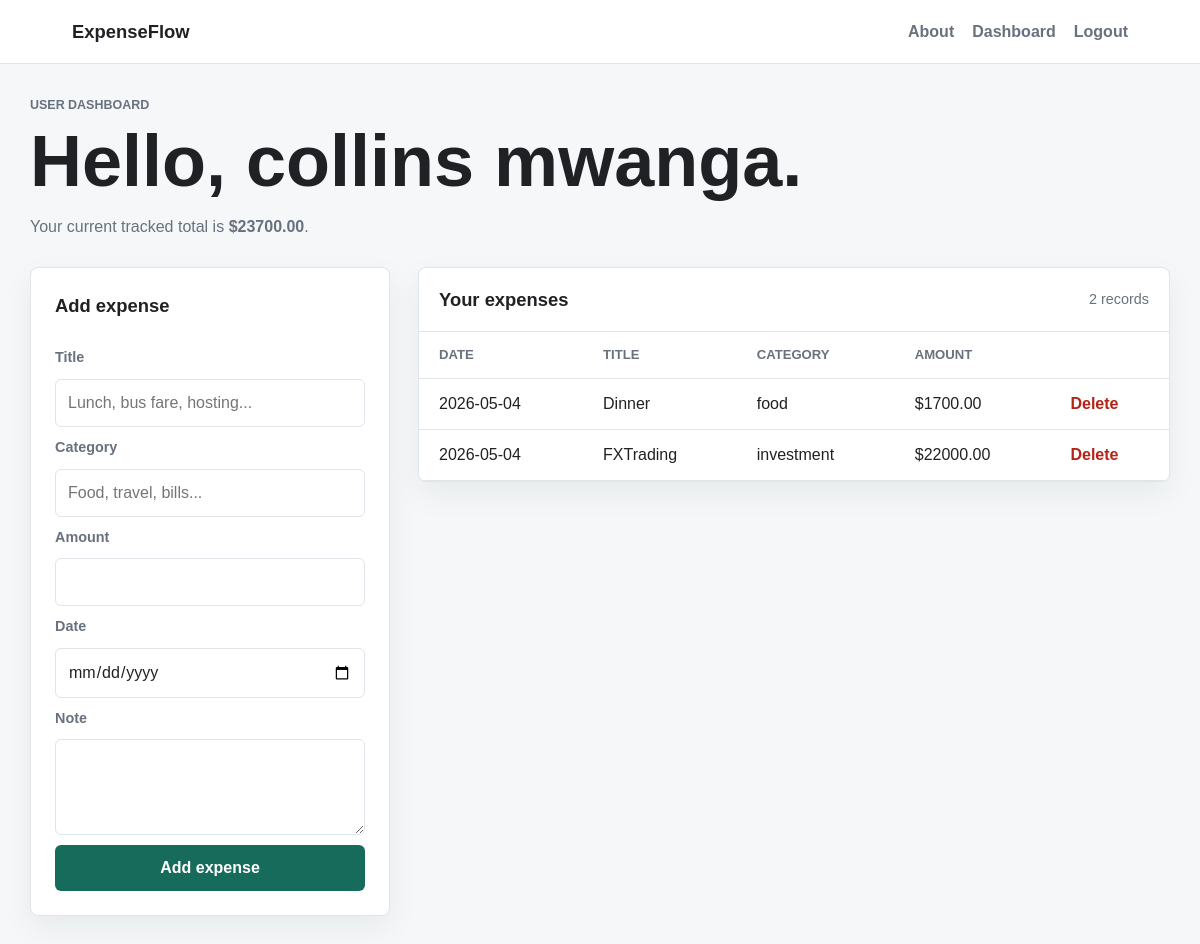
/dashboard (signed in), run on the app's committed database.
### tables this page shows
CREATE TABLE users (
            id INTEGER PRIMARY KEY AUTOINCREMENT,
            name TEXT NOT NULL,
            email TEXT NOT NULL UNIQUE,
            password_hash TEXT NOT NULL,
            role TEXT NOT NULL DEFAULT 'user',
            created_at TIMESTAMP DEFAULT CURRENT_TIMESTAMP
        );

CREATE TABLE expenses (
            id INTEGER PRIMARY KEY AUTOINCREMENT,
            user_id INTEGER NOT NULL,
            title TEXT NOT NULL,
            category TEXT NOT NULL,
            amount REAL NOT NULL,
            spent_on TEXT NOT NULL,
            note TEXT,
            created_at TIMESTAMP DEFAULT CURRENT_TIMESTAMP,
            FOREIGN KEY (user_id) REFERENCES users (id)
        );

### app.py (the view)
@app.route("/dashboard")
@login_required
def dashboard():
    expenses = get_db().execute(
        """
        SELECT * FROM expenses
        WHERE user_id = ?
        ORDER BY spent_on DESC, created_at DESC
        """,
        (g.user["id"],),
    ).fetchall()
    total = sum(expense["amount"] for expense in expenses)
    return render_template("dashboard.html", expenses=expenses, total=total)

### app.py (called while the page is built)
def get_db():
    if "db" not in g:
        g.db = sqlite3.connect(app.config["DATABASE"])
        g.db.row_factory = sqlite3.Row
    return g.db

def init_db():
    db = get_db()
    db.executescript(
        """
        CREATE TABLE IF NOT EXISTS users (
            id INTEGER PRIMARY KEY AUTOINCREMENT,
            name TEXT NOT NULL,
            email TEXT NOT NULL UNIQUE,
            password_hash TEXT NOT NULL,
            role TEXT NOT NULL DEFAULT 'user',
            created_at TIMESTAMP DEFAULT CURRENT_TIMESTAMP
        );

        CREATE TABLE IF NOT EXISTS expenses (
            id INTEGER PRIMARY KEY AUTOINCREMENT,
            user_id INTEGER NOT NULL,
            title TEXT NOT NULL,
            category TEXT NOT NULL,
            amount REAL NOT NULL,
            spent_on TEXT NOT NULL,
            note TEXT,
            created_at TIMESTAMP DEFAULT CURRENT_TIMESTAMP,
            FOREIGN KEY (user_id) REFERENCES users (id)
        );
        """
    )
    db.commit()

@app.before_request
def load_logged_in_user():
    init_db()
    user_id = session.get("user_id")
    if user_id is None:
        g.user = None
        return
    g.user = get_db().execute(
        "SELECT * FROM users WHERE id = ?",
        (user_id,),
    ).fetchone()

def login_required(view):
    @wraps(view)
    def wrapped_view(**kwargs):
        if g.user is None:
            flash("Please log in to continue.", "warning")
            return redirect(url_for("login"))
        return view(**kwargs)
    return wrapped_view

### templates/dashboard.html (shortened to what this page needs)
{% extends "base.html" %}
{% block content %}
<section class="page-header">
    <p class="eyebrow">User dashboard</p>
    <h1>Hello, {{ g.user["name"] }}.</h1>
    <p>Your current tracked total is <strong>${{ "%.2f"|format(total) }}</strong>.</p>
</section>
<section class="dashboard-grid">
    <form class="form-card" method="post" action="{{ url_for('add_expense') }}">
        <h2>Add expense</h2>
        <label for="title">Title</label>
        <input id="title" name="title" type="text" placeholder="Lunch, bus fare, hosting..." required>
        <label for="category">Category</label>
        <input id="category" name="category" type="text" placeholder="Food, travel, bills..." required>
        <label for="amount">Amount</label>
        <input id="amount" name="amount" type="number" min="0" step="0.01" required>
        <label for="spent_on">Date</label>
        <input id="spent_on" name="spent_on" type="date" required>
        <label for="note">Note</label>
        <textarea id="note" name="note" rows="3"></textarea>
        <button class="button primary full" type="submit">Add expense</button>
    </form>
    <div class="table-panel">
        <div class="panel-heading">
            <h2>Your expenses</h2>
            <span>{{ expenses|length }} records</span>
        </div>
        {% if expenses %}
            <div class="table-wrap">
                <table>
                    <thead>
                        <tr>
                            <th>Date</th>
                            <th>Title</th>
                            <th>Category</th>
                            <th>Amount</th>
                            <th></th>
                        </tr>
                    </thead>
                    <tbody>
                        {% for expense in expenses %}
                            <tr>
                                <td>{{ expense["spent_on"] }}</td>
                                <td>{{ expense["title"] }}</td>
                                <td>{{ expense["category"] }}</td>
                                <td>${{ "%.2f"|format(expense["amount"]) }}</td>
                                <td>
                                    <form method="post" action="{{ url_for('delete_expense', expense_id=expense['id']) }}">
                                        <button class="text-button" type="submit">Delete</button>
                                    </form>
                                </td>
                            </tr>
                        {% endfor %}
                    </tbody>
                </table>
            </div>
        {% else %}
            <p class="empty">No expenses yet. Add your first one on the left.</p>
        {% endif %}
    </div>
</section>
{% endblock %}

### static/style.css (style rules this page uses)
:root { --ink: #202124; --muted: #68717d; --line: #dfe5ea; --surface: #ffffff; --soft: #f5f7f8; --primary: #176b5b; --primary-dark: #105046; --accent: #c46a2d; --danger: #b42318; --success: #157347; --warning: #8a5a00; }
* { box-sizing: border-box; }
body { margin: 0; color: var(--ink); background: var(--soft); font-family: Arial, Helvetica, sans-serif; line-height: 1.5; }
.hero, .auth-layout, .dashboard-grid, .admin-grid { display: grid; gap: 28px; }
.dashboard-grid { align-items: start; grid-template-columns: minmax(280px, 360px) minmax(0, 1fr); }
.eyebrow, .panel-label { color: var(--accent); font-size: 0.78rem; font-weight: 700; letter-spacing: 0; margin: 0 0 10px; text-transform: uppercase; }
h1, h2, p { margin-top: 0; }
h1 { font-size: clamp(2rem, 6vw, 4.5rem); line-height: 1; margin-bottom: 18px; max-width: 820px; }
h2 { font-size: 1.15rem; margin-bottom: 18px; }
.hero-copy, .page-header p, .auth-layout p { color: var(--muted); max-width: 640px; }
.button, button { border: 0; border-radius: 6px; cursor: pointer; display: inline-flex; font: inherit; font-weight: 700; justify-content: center; min-height: 44px; padding: 11px 18px; }
.button.primary, button.primary { background: var(--primary); color: #ffffff; }
.full { width: 100%; }
.summary-panel, .form-card, .table-panel { background: var(--surface); border: 1px solid var(--line); border-radius: 8px; box-shadow: 0 12px 32px rgba(20, 29, 38, 0.06); }
.summary-panel, .form-card { padding: 24px; }
.page-header { margin-bottom: 28px; }
.form-card { display: grid; gap: 10px; }
label { color: var(--muted); font-size: 0.9rem; font-weight: 700; }
input, textarea { border: 1px solid var(--line); border-radius: 6px; color: var(--ink); font: inherit; padding: 11px 12px; width: 100%; }
textarea { resize: vertical; }
.table-panel { overflow: hidden; }
.panel-heading { align-items: center; border-bottom: 1px solid var(--line); display: flex; justify-content: space-between; padding: 18px 20px; }
.panel-heading h2, .panel-heading span { margin: 0; }
.panel-heading span { color: var(--muted); font-size: 0.9rem; }
.table-wrap { overflow-x: auto; }
table { border-collapse: collapse; min-width: 680px; width: 100%; }
th, td { border-bottom: 1px solid var(--line); padding: 13px 20px; text-align: left; }
th { color: var(--muted); font-size: 0.82rem; text-transform: uppercase; }
.text-button { background: transparent; color: var(--danger); min-height: auto; padding: 0; }

### data on the page
users: user.name "collins mwanga"
expenses: spent_on "2026-05-04", title "Dinner", category "food", amount "1700.00"
expenses: spent_on "2026-05-04", title "FXTrading", category "investment", amount "22000.00"

### other printed values
{{ "%.2f"|format(total) }} "23700.00"
{{ expenses|length }} "2"
